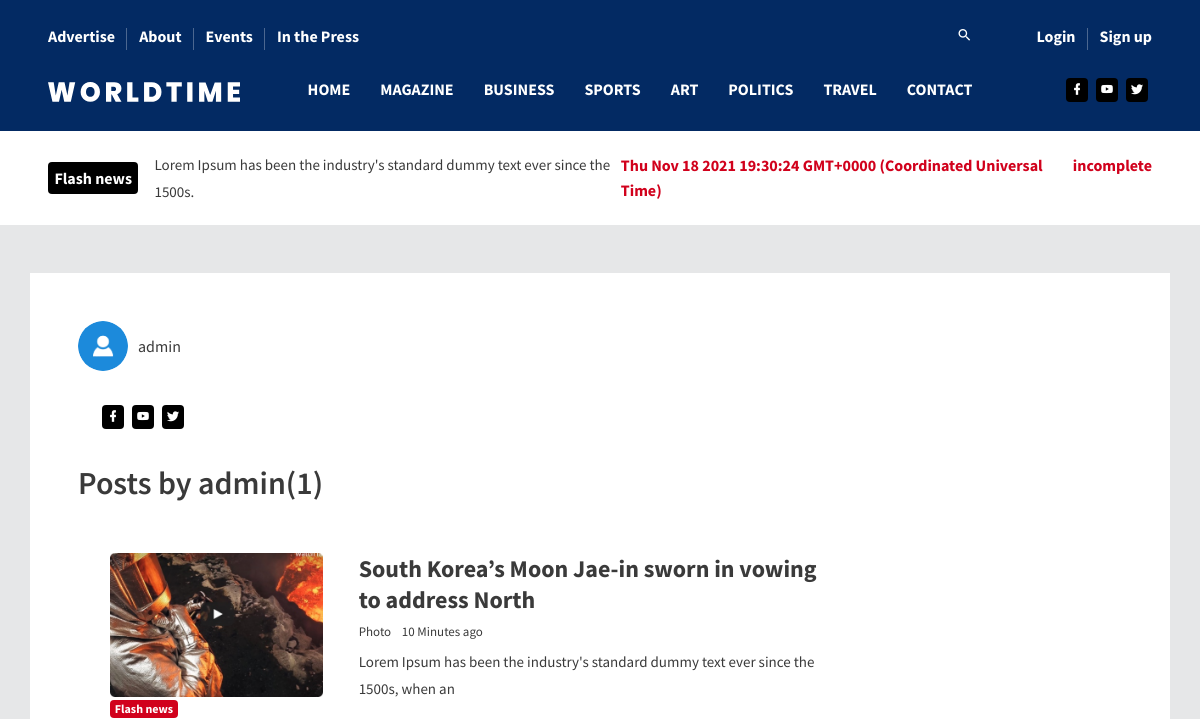
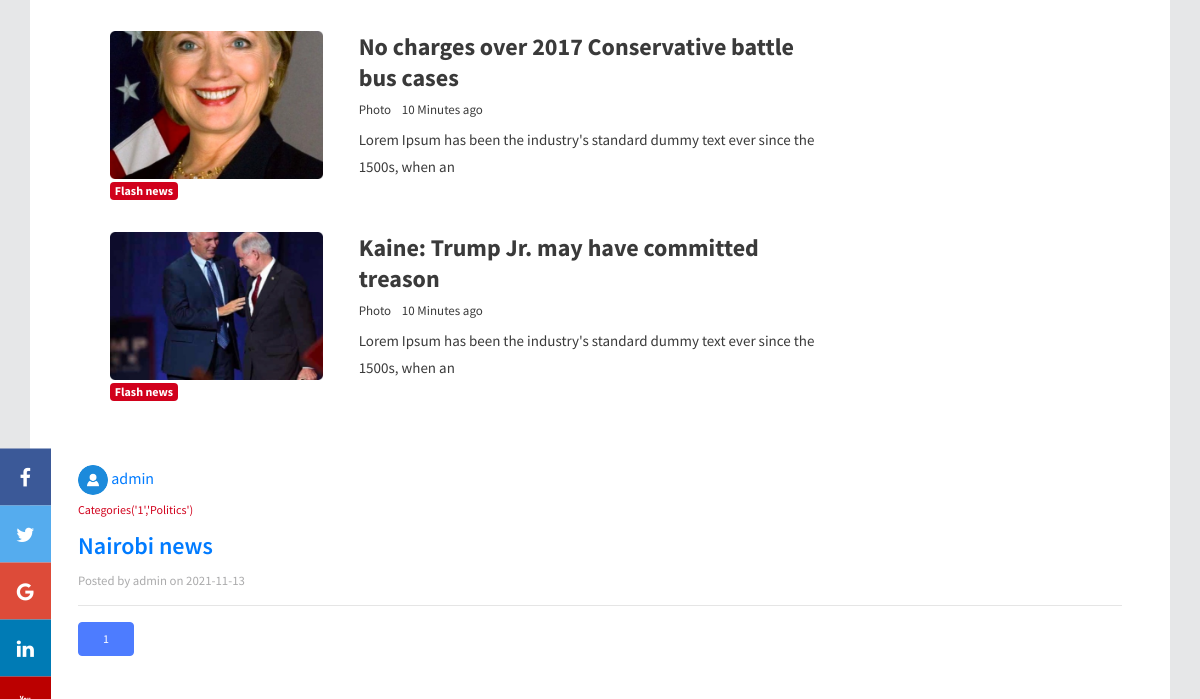
Before: /author/admin (upper part) with the older database file (2 pictures, top to bottom).
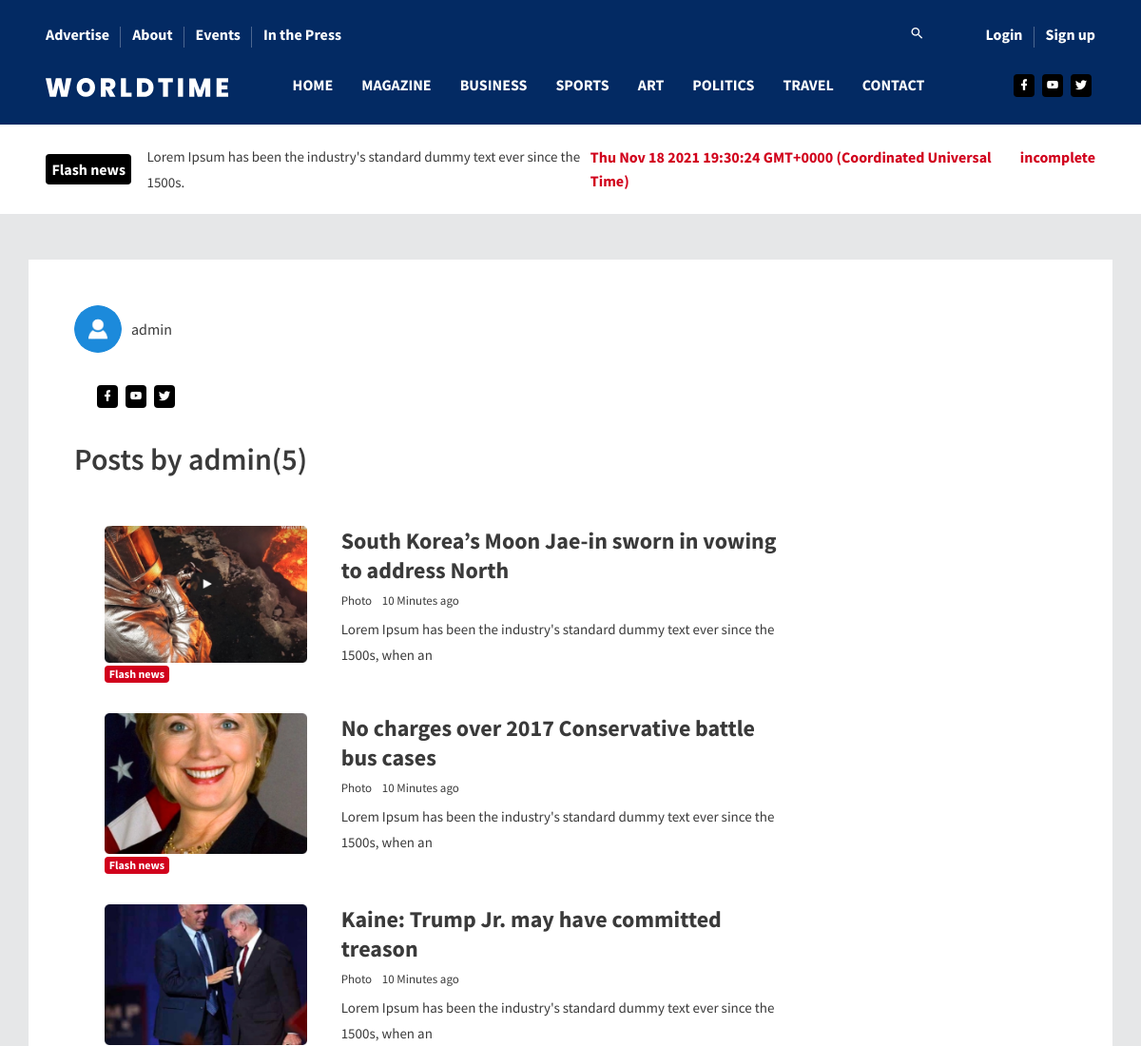
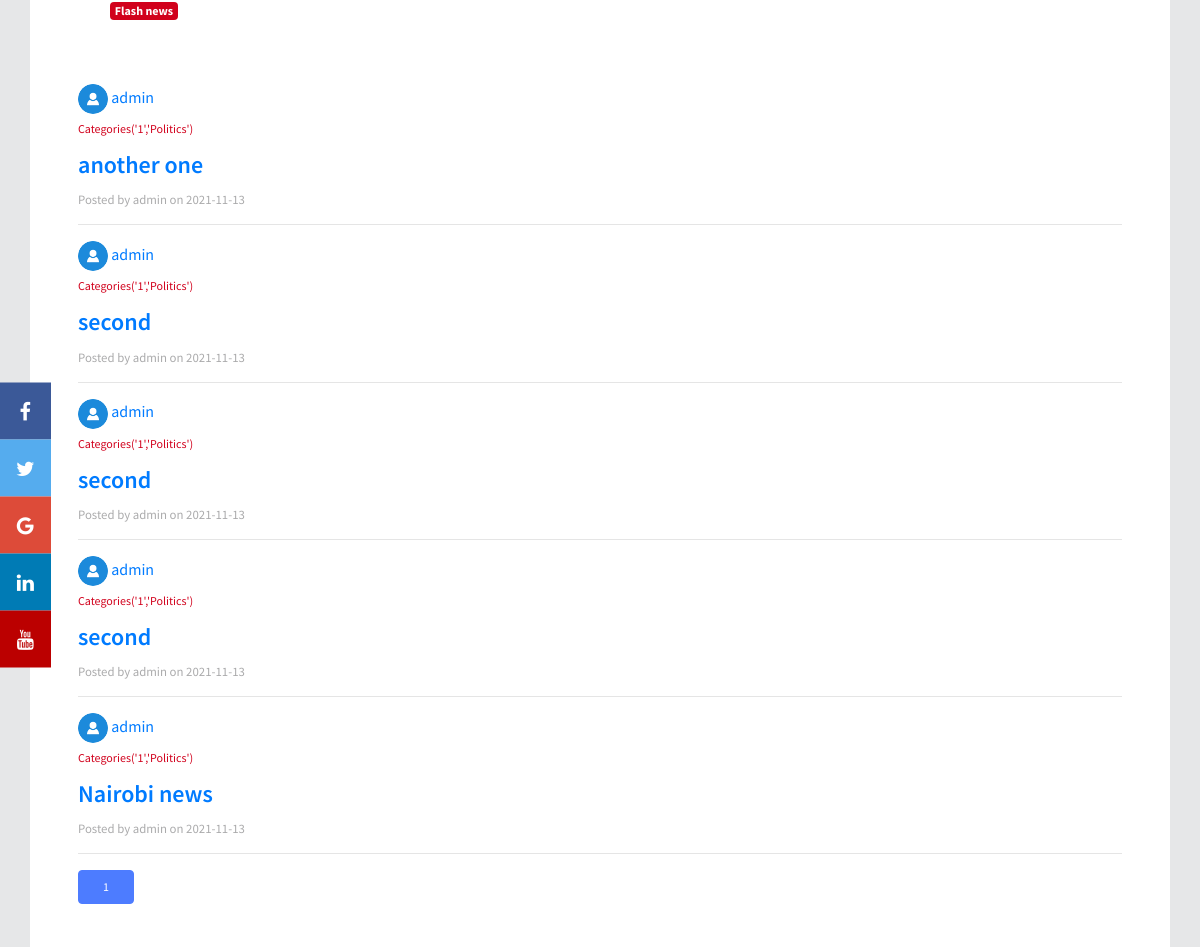
After: the same page with the newer database file (2 pictures, top to bottom).
### app/models.py (models this page shows, shortened)
class Users(db.Model, UserMixin):
    id = db.Column(db.Integer,primary_key = True)
    username = db.Column(db.String(20), unique = True, nullable = False)
    email = db.Column(db.String(120), unique =True, nullable = False)
    profile_pic = db.Column(db.String(20), nullable = False, default = 'avatar.png')
    password = db.Column(db.String(100), nullable = False)
    bio = db.Column(db.String(500))
    admin = db.Column(db.Boolean, nullable = False, default = False)
    posts = db.relationship('Articles', backref = 'author', lazy = True)
    the_comments = db.relationship('Comments', backref='writer',lazy=True)
    post_author = db.Column(db.Boolean, nullable=False, default=False)
    address = db.Column(db.String(50))
    email = db.Column(db.String(50))
    phone_number = db.Column(db.String(50))
    city = db.Column(db.String(50))
    facebook = db.Column(db.String(50))
    twitter = db.Column(db.String(50))
    instagram = db.Column(db.String(50))
    youtube = db.Column(db.String(50))

class Articles(db.Model):
    id = db.Column(db.Integer, primary_key = True)
    title = db.Column(db.String(100), nullable = False)
    category_id = db.Column(db.Integer, db.ForeignKey('categories.id'), nullable = False)
    content = db.Column(db.Text, nullable = False)
    date_posted = db.Column(db.DateTime, nullable = False, default = datetime.utcnow)
    user_id = db.Column(db.Integer, db.ForeignKey('users.id'), nullable = False)
    cover_img = db.Column(db.String(100), nullable = False)
    pic_desc = db.Column(db.String(100), nullable = False)
    userscomments = db.relationship('Comments', backref = 'its_article', lazy = True)

class Categories(db.Model):
    id = db.Column(db.Integer, primary_key=True)
    categoryname = db.Column(db.String(200), nullable = False,unique=True)
    articles = db.relationship('Articles', backref = 'category', lazy = True)
    tags = db.relationship('Tags', backref = 'its_category', lazy = True)
    def __repr__(self):
        return f"Categories('{self.id}','{self.categoryname}')"

### app/routes.py (the view)
@app.route('/author/<string:username>')
def user_posts(username):
    page = request.args.get('page', 1, type=int)
    user = Users.query.filter_by(username=username).first_or_404()
    articles = Articles.query.filter_by(author=user)\
        .order_by(Articles.date_posted.desc())\
        .paginate(per_page=20, page=page)
    return render_template('author_posts.html',articles = articles, user=user)

### app/templates/author_posts.html
{% extends "layout.html" %}
{% block body %}
<div style="background-color: white;" class="container mb-5 mt-5 p-5">
    <div>
      <div class="chip">
        <div style="background-image: url('../static/imgs/profile_pics/{{ user.profile_pic }}');" class="chip-img"></div>
        {{ user.username }}
      </div>
      <div class="p-1 mt-3">
      <ul class="social-media mb-3 p-3">
        <li>
          <a href="#">
            <i class="mdi mdi-facebook"></i>
          </a>
        </li>
        <li>
          <a href="#">
            <i class="mdi mdi-youtube"></i>
          </a>
        </li>
        <li>
          <a href="#">
            <i class="mdi mdi-twitter"></i>
          </a>
        </li>
      </ul>
    </div>
      <h1 class="mb-3">Posts by {{ user.username }}({{ articles.total }})</h1>
    </div>
    <div class="row" data-aos="fade-up">
        <div class="col-lg-9 stretch-card grid-margin">
          <div class="card">
            <div class="card-body">
              <div class="row">
                <div class="col-sm-4 grid-margin">
                  <div class="position-relative">
                    <div class="rotate-img">
                      <img
                        src="{{ url_for('static', filename = 'assets/images/dashboard/home_4.jpg') }}"
                        alt="thumb"
                        class="img-fluid"
                      />
                    </div>
                    <div class="badge-positioned">
                      <span class="badge badge-danger font-weight-bold"
                        >Flash news</span
                      >
                    </div>
                  </div>
                </div>
                <div class="col-sm-8  grid-margin">
                  <h2 class="mb-2 font-weight-600">
                    South Korea’s Moon Jae-in sworn in vowing to address
                    North
                  </h2>
                  <div class="fs-13 mb-2">
                    <span class="mr-2">Photo </span>10 Minutes ago
                  </div>
                  <p class="mb-0">
                    Lorem Ipsum has been the industry's standard dummy
                    text ever since the 1500s, when an
                  </p>
                </div>
              </div>
              <div class="row">
                <div class="col-sm-4 grid-margin">
                  <div class="position-relative">
                    <div class="rotate-img">
                      <img
                        src="{{ url_for('static', filename = 'assets/images/dashboard/home_5.jpg') }}"
                        alt="thumb"
                        class="img-fluid"
                      />
                    </div>
                    <div class="badge-positioned">
                      <span class="badge badge-danger font-weight-bold"
                        >Flash news</span
                      >
                    </div>
                  </div>
                </div>
                <div class="col-sm-8  grid-margin">
                  <h2 class="mb-2 font-weight-600">
                    No charges over 2017 Conservative battle bus cases
                  </h2>
                  <div class="fs-13 mb-2">
                    <span class="mr-2">Photo </span>10 Minutes ago
                  </div>
                  <p class="mb-0">
                    Lorem Ipsum has been the industry's standard dummy
                    text ever since the 1500s, when an
                  </p>
                </div>
              </div>
              <div class="row">
                <div class="col-sm-4">
                  <div class="position-relative">
                    <div class="rotate-img">
                      <img
                        src="{{ url_for('static', filename = 'assets/images/dashboard/home_6.jpg') }}"
                        alt="thumb"
                        class="img-fluid"
                      />
                    </div>
                    <div class="badge-positioned">
                      <span class="badge badge-danger font-weight-bold"
                        >Flash news</span
                      >
                    </div>
                  </div>
                </div>
                <div class="col-sm-8">
                  <h2 class="mb-2 font-weight-600">
                    Kaine: Trump Jr. may have committed treason
                  </h2>
                  <div class="fs-13 mb-2">
                    <span class="mr-2">Photo </span>10 Minutes ago
                  </div>
                  <p class="mb-0">
                    Lorem Ipsum has been the industry's standard dummy
                    text ever since the 1500s, when an
                  </p>
                </div>
              </div>
            </div>
          </div>
        </div>
      </div>
    {% for article in articles.items %}
    <a href="{{ url_for('user_posts',username=article.author.username) }}">
        <img style="border-radius: 50%;width: 30px;height: 30px;"
            src="{{ url_for('static',filename='imgs/profile_pics/' + article.author.profile_pic )}}">
        <span>{{ article.author.username }}</span>
    </a>
    <p><small class="text-danger">{{ article.category }}</small></p>
    <h2><a href="{{ url_for('post', id = article.id) }}">{{ article.title }}</a></h2>
    <small class="text-muted">Posted by {{ article.author.username }} on {{ article.date_posted.strftime('%Y-%m-%d')
        }}</small>
    <hr>
    {% endfor %}
    {% for page_num in articles.iter_pages(left_edge=1,right_edge=1,left_current=1,right_current=2) %}
    {% if page_num %}
    {% if articles.page == page_num %}
    <a class="btn btn-info mb-4" href="{{url_for('user_posts',username=user.username, page = page_num)}}">{{ page_num
        }}</a>
    {% else %}
    <a class="btn btn-outline-info mb-4" href="{{url_for('user_posts',username=user.username, page = page_num)}}">{{
        page_num }}</a>
    {% endif %}
    {% else %}
    ...
    {% endif %}
    {% endfor %}
</div>
{% endblock %}

### app/templates/layout.html (shortened to what this page needs)
<!DOCTYPE html>
<html lang="en">
<head>
  <link rel="stylesheet" href="https://maxcdn.bootstrapcdn.com/bootstrap/4.5.2/css/bootstrap.min.css">
  <link rel="stylesheet" href="https://use.fontawesome.com/releases/v5.7.0/css/all.css"
>
  <link rel="stylesheet" href="https://cdnjs.cloudflare.com/ajax/libs/font-awesome/4.7.0/css/font-awesome.min.css">
  <link rel="stylesheet"
    href="{{ url_for('static', filename = 'assets/vendors/mdi/css/materialdesignicons.min.css') }}" />
  <link rel="stylesheet" href="{{ url_for('static', filename = 'assets/vendors/aos/dist/aos.css/aos.css') }}" />
  <link rel="stylesheet" href="{{ url_for('static', filename = 'assets/css/style.css') }}">
  <link rel="stylesheet" href="{{ url_for('static', filename = 'assets/css/additional.css') }}">
</head>
<body style="background-color: #e6e7e8;">
  <div>
    <div class="container-scroller">
      <div class="main-panel">
        <header id="header">
          <div class="container">
            <nav class="navbar navbar-expand-lg navbar-light">
              <div class="navbar-top">
                <div class="d-flex justify-content-between align-items-center">
                  <ul class="navbar-top-left-menu">
                    <li class="nav-item">
                      <a href="#" class="nav-link">Advertise</a>
                    </li>
                    <li class="nav-item">
                      <a href="{{ url_for('about') }}" class="nav-link">About</a>
                    </li>
                    <li class="nav-item">
                      <a href="#" class="nav-link">Events</a>
                    </li>
                    <li class="nav-item">
                      <a href="#" class="nav-link">In the Press</a>
                    </li>
                  </ul>
                  <ul class="navbar-top-right-menu">
                    <li class="nav-item">
                      <div class="nav-link">
                      <span onclick="openNav()"><i class="mdi mdi-magnify"></i></span>
                    </div>
                    </li>
                    {% if current_user.is_authenticated %}
                    <li class="nav-item">
                      <a href="{{ url_for('account') }}" class="nav-link">
                        <div
                        style="
                        width: 40px;
                        height: 40px;
                        border-radius: 50%;
                        background-image: url('../static/imgs/profile_pics/{{ current_user.profile_pic }}');
                        background-repeat: no-repeat;
                        background-size: cover;">
                        </div>
                      </a>
                    </li>
                    {% else %}
                    <li class="nav-item">
                      <a href="{{ url_for('login') }}" class="nav-link">Login</a>
                    </li>
                    <li class="nav-item">
                      <a href="{{ url_for('register') }}" class="nav-link">Sign up</a>
                    </li>
                    {% endif %}
                  </ul>
                </div>
              </div>
              <div class="navbar-bottom">
                <div class="d-flex justify-content-between align-items-center">
                  <div>
                    <a class="navbar-brand" href="#">
                      <img src="{{ url_for('static', filename = 'assets/images/logo.svg') }}"/>
                    </a>
                  </div>
                  <div>
                    <div class="navbar-collapse justify-content-center collapse" id="navbarSupportedContent">
                      <ul class="navbar-nav d-lg-flex justify-content-between align-items-center">
                        <li class="nav-item active">
                          <a class="nav-link" href="{{ url_for('index') }}">Home</a>
                        </li>
                        <li class="nav-item">
                          <a class="nav-link" href="{{ url_for('categories', category_id=1) }}">MAGAZINE</a>
                        </li>
                        <li class="nav-item">
                          <a class="nav-link" href="{{ url_for('categories', category_id=1) }}">Business</a>
                        </li>
                        <li class="nav-item">
                          <a class="nav-link" href="{{ url_for('categories', category_id=1) }}">Sports</a>
                        </li>
                        <li class="nav-item">
                          <a class="nav-link" href="{{ url_for('categories', category_id=1) }}">Art</a>
                        </li>
                        <li class="nav-item">
                          <a class="nav-link" href="{{ url_for('categories', category_id=1) }}">POLITICS</a>
                        </li>
                        <li class="nav-item">
                          <a class="nav-link" href="{{ url_for('categories', category_id=1) }}">Travel</a>
                        </li>
                        <li class="nav-item">
                          <a class="nav-link" href="{{ url_for('categories', category_id=1) }}">Contact</a>
                        </li>
                      </ul>
                    </div>
                  </div>
                  <ul class="social-media">
                    <li>
                      <a href="#">
                        <i class="mdi mdi-facebook"></i>
                      </a>
                    </li>
                    <li>
                      <a href="#">
                        <i class="mdi mdi-youtube"></i>
                      </a>
                    </li>
                    <li>
                      <a href="#">
                        <i class="mdi mdi-twitter"></i>
                      </a>
                    </li>
                  </ul>
                </div>
              </div>
            </nav>
          </div>
        </header>
        <div class="flash-news-banner">
          <div class="container">
            <div class="d-lg-flex align-items-center justify-content-between">
              <div class="d-flex align-items-center">
                <span class="badge badge-dark mr-3">Flash news</span>
                <p class="mb-0">
                  Lorem Ipsum has been the industry's standard dummy text ever
                  since the 1500s.
                </p>
              </div>
              <div class="d-flex">
                <span id="date" class="mr-3 text-danger"></span>
                <span class="text-danger">incomplete</span>
              </div>
            </div>
          </div>
        </div>
        <div class="icon-bar">
          <a href="#" class="facebook"><i class="fa fa-facebook"></i></a>
          <a href="#" class="twitter"><i class="fa fa-twitter"></i></a>
          <a href="#" class="google"><i class="fa fa-google"></i></a>
          <a href="#" class="linkedin"><i class="fa fa-linkedin"></i></a>
          <a href="#" class="youtube"><i class="fa fa-youtube"></i></a>
        </div>
        {% block body %}{% endblock body %}
      </div>
    </div>
  </div>
</body>
</html>

### app/static/assets/css/additional.css (style rules this page uses)
.icon-bar { position: fixed; top: 50%; z-index: 999; -webkit-transform: translateY(-50%); -ms-transform: translateY(-50%); transform: translateY(-50%); }
.icon-bar a { display: block; text-align: center; padding: 16px; transition: all 0.3s ease; color: white; font-size: 20px; }
.facebook { background: #3B5998; color: white; }
.twitter { background: #55ACEE; color: white; }
.google { background: #dd4b39; color: white; }
.linkedin { background: #007bb5; color: white; }
.youtube { background: #bb0000; color: white; }
.chip { display: inline-block; padding: 0 25px; height: 50px; font-size: 16px; line-height: 50px; border-radius: 25px; }
.chip-img { float: left; margin: 0 10px 0 -25px; height: 50px; width: 50px; border-radius: 50%; background-repeat: no-repeat; background-size: cover; }

Changed rows visible on the page:
added Articles: profile_pic (placeholder picture), author.username "admin", category "Categories('1','Politics')", title "another one", date_posted "2021-11-13"
added Articles: profile_pic (placeholder picture), author.username "admin", category "Categories('1','Politics')", title "second", date_posted "2021-11-13"
added Articles: profile_pic (placeholder picture), author.username "admin", category "Categories('1','Politics')", title "second", date_posted "2021-11-13"
added Articles: profile_pic (placeholder picture), author.username "admin", category "Categories('1','Politics')", title "second", date_posted "2021-11-13"
Other visible differences:
{{ articles.total }}: "1" → "5"
